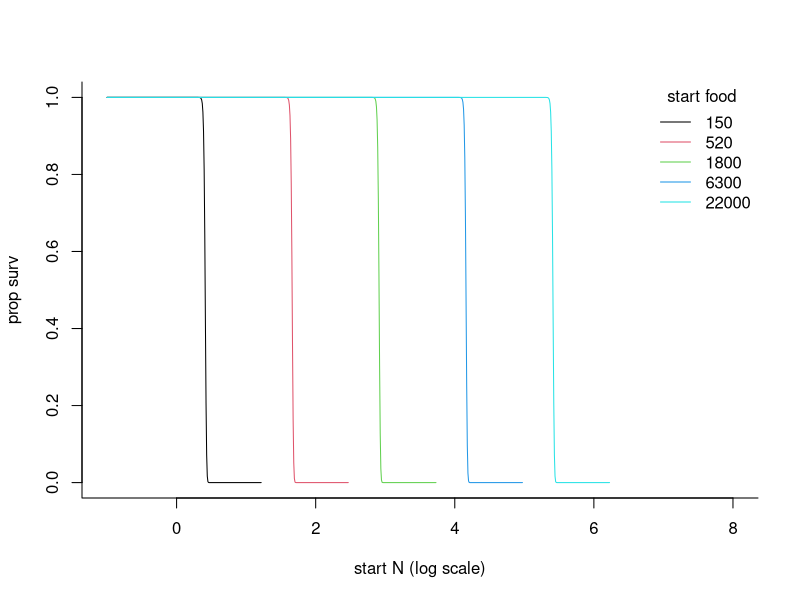

The R source for this figure:
### Examining ideas behind "nonlinear perturbatios" in Royama (1992) p38-40
# mainwd <- "D:/Users/calluml/Dropbox/NIOO/"
# mainwd <- "C:/Users/Callum/Documents/My Dropbox/NIOO/"

setwd(paste0(mainwd,"Analyses/Synthesis"))

psurv <- function(fpi) 1-exp(-fpi) # food per indiv; taken from hole example
Tsize <- 100

fpop <- function(nstart,fstart,T=Tsize,vecout=F){

	nvec <- fvec <- vector()
	nvec[1] <- nstart
	fvec[1] <- fstart

	for(t in 2:T){
		nvec[t] <- nvec[t-1]*psurv(fvec[t-1]/nvec[t-1])
			# n indivs to get food
		fvec[t] <- fvec[t-1] - nvec[t] 
			# n food items eaten = nindivs to get food
		}
	
	if(vecout==T) list(nvec=nvec[T],fvec=fvec[T])
	if(vecout==F) nvec[T]

	}
	
nn <- 1000
nf <- 5
nsvec <- exp(seq(-1,8,length.out=nn))
fsvec <- exp(seq(5,10,length.out=nf))

nfinmat <- matrix(nr=nn,nc=nf)

for(i in 1:nn){
	for(j in 1:nf){
		nfinmat[i,j] <- fpop(nsvec[i],fsvec[j])
		}
	}

pdf(paste0("royama_nonlin_peturb_",format(Sys.Date(),"%d%b%Y"),".pdf"),width=5.25,height=5.5)
mycols <- 1:nf
matplot(log(nsvec),nfinmat/nsvec,type="l",col=mycols,lty=1,
	xlab="start N (log scale)",ylab="prop surv",bty="l")
legend("topright",legend=signif(fsvec,2),col=mycols,title="start food",lty=rep(1,nf),bty="n")
dev.off()




